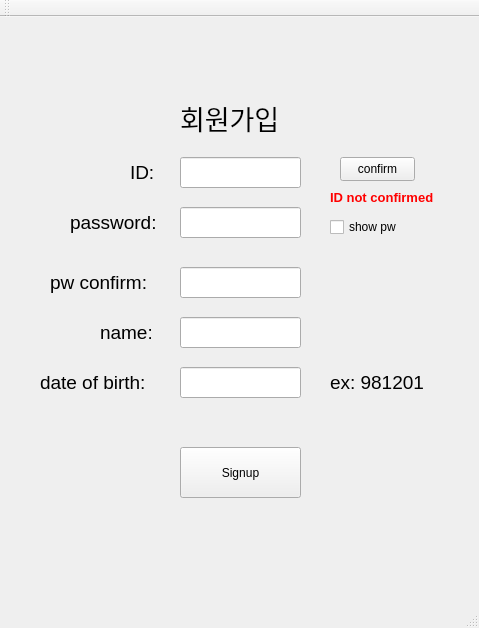
<?xml version="1.0" encoding="UTF-8"?>
<ui version="4.0">
 <class>signupClassClass</class>
 <widget class="QMainWindow" name="signupClassClass">
  <property name="geometry">
   <rect>
    <x>0</x>
    <y>0</y>
    <width>479</width>
    <height>628</height>
   </rect>
  </property>
  <property name="windowTitle">
   <string>signupClass</string>
  </property>
  <widget class="QWidget" name="centralWidget">
   <widget class="QLineEdit" name="lineEdit_6">
    <property name="geometry">
     <rect>
      <x>180</x>
      <y>250</y>
      <width>121</width>
      <height>31</height>
     </rect>
    </property>
    <property name="echoMode">
     <enum>QLineEdit::Password</enum>
    </property>
   </widget>
   <widget class="QPushButton" name="pushButton">
    <property name="geometry">
     <rect>
      <x>180</x>
      <y>430</y>
      <width>121</width>
      <height>51</height>
     </rect>
    </property>
    <property name="text">
     <string>Signup</string>
    </property>
   </widget>
   <widget class="QLabel" name="label">
    <property name="geometry">
     <rect>
      <x>180</x>
      <y>80</y>
      <width>111</width>
      <height>41</height>
     </rect>
    </property>
    <property name="font">
     <font>
      <pointsize>20</pointsize>
     </font>
    </property>
    <property name="text">
     <string>회원가입</string>
    </property>
   </widget>
   <widget class="QLineEdit" name="lineEdit_5">
    <property name="geometry">
     <rect>
      <x>180</x>
      <y>190</y>
      <width>121</width>
      <height>31</height>
     </rect>
    </property>
    <property name="echoMode">
     <enum>QLineEdit::Password</enum>
    </property>
   </widget>
   <widget class="QLineEdit" name="lineEdit_4">
    <property name="geometry">
     <rect>
      <x>180</x>
      <y>140</y>
      <width>121</width>
      <height>31</height>
     </rect>
    </property>
   </widget>
   <widget class="QLabel" name="label_2">
    <property name="geometry">
     <rect>
      <x>130</x>
      <y>140</y>
      <width>31</width>
      <height>31</height>
     </rect>
    </property>
    <property name="font">
     <font>
      <pointsize>14</pointsize>
     </font>
    </property>
    <property name="text">
     <string>ID:</string>
    </property>
   </widget>
   <widget class="QLabel" name="label_4">
    <property name="geometry">
     <rect>
      <x>50</x>
      <y>250</y>
      <width>111</width>
      <height>31</height>
     </rect>
    </property>
    <property name="font">
     <font>
      <pointsize>14</pointsize>
     </font>
    </property>
    <property name="text">
     <string>pw confirm:</string>
    </property>
   </widget>
   <widget class="QLabel" name="label_5">
    <property name="geometry">
     <rect>
      <x>70</x>
      <y>190</y>
      <width>111</width>
      <height>31</height>
     </rect>
    </property>
    <property name="font">
     <font>
      <pointsize>14</pointsize>
     </font>
    </property>
    <property name="text">
     <string>password:</string>
    </property>
   </widget>
   <widget class="QLabel" name="label_6">
    <property name="geometry">
     <rect>
      <x>100</x>
      <y>300</y>
      <width>51</width>
      <height>31</height>
     </rect>
    </property>
    <property name="font">
     <font>
      <pointsize>14</pointsize>
     </font>
    </property>
    <property name="text">
     <string>name:</string>
    </property>
   </widget>
   <widget class="QLineEdit" name="lineEdit_7">
    <property name="geometry">
     <rect>
      <x>180</x>
      <y>300</y>
      <width>121</width>
      <height>31</height>
     </rect>
    </property>
   </widget>
   <widget class="QLineEdit" name="lineEdit_8">
    <property name="geometry">
     <rect>
      <x>180</x>
      <y>350</y>
      <width>121</width>
      <height>31</height>
     </rect>
    </property>
   </widget>
   <widget class="QLabel" name="label_7">
    <property name="geometry">
     <rect>
      <x>40</x>
      <y>350</y>
      <width>121</width>
      <height>31</height>
     </rect>
    </property>
    <property name="font">
     <font>
      <pointsize>14</pointsize>
     </font>
    </property>
    <property name="text">
     <string>date of birth:</string>
    </property>
   </widget>
   <widget class="QLabel" name="label_8">
    <property name="geometry">
     <rect>
      <x>330</x>
      <y>350</y>
      <width>111</width>
      <height>31</height>
     </rect>
    </property>
    <property name="font">
     <font>
      <pointsize>14</pointsize>
     </font>
    </property>
    <property name="text">
     <string>ex: 981201</string>
    </property>
   </widget>
   <widget class="QPushButton" name="pushButton_2">
    <property name="geometry">
     <rect>
      <x>340</x>
      <y>140</y>
      <width>75</width>
      <height>24</height>
     </rect>
    </property>
    <property name="text">
     <string>confirm</string>
    </property>
   </widget>
   <widget class="QLabel" name="label_3">
    <property name="geometry">
     <rect>
      <x>330</x>
      <y>170</y>
      <width>111</width>
      <height>21</height>
     </rect>
    </property>
    <property name="text">
     <string>&lt;html&gt;&lt;head/&gt;&lt;body&gt;&lt;p&gt;&lt;span style=&quot; font-size:10pt; font-weight:700; color:#ff0000;&quot;&gt;ID not confirmed&lt;/span&gt;&lt;/p&gt;&lt;/body&gt;&lt;/html&gt;</string>
    </property>
   </widget>
   <widget class="QCheckBox" name="checkBox">
    <property name="geometry">
     <rect>
      <x>330</x>
      <y>200</y>
      <width>111</width>
      <height>20</height>
     </rect>
    </property>
    <property name="text">
     <string>show pw</string>
    </property>
   </widget>
  </widget>
  <widget class="QMenuBar" name="menuBar">
   <property name="geometry">
    <rect>
     <x>0</x>
     <y>0</y>
     <width>479</width>
     <height>22</height>
    </rect>
   </property>
  </widget>
  <widget class="QToolBar" name="mainToolBar">
   <attribute name="toolBarArea">
    <enum>TopToolBarArea</enum>
   </attribute>
   <attribute name="toolBarBreak">
    <bool>false</bool>
   </attribute>
  </widget>
  <widget class="QStatusBar" name="statusBar"/>
 </widget>
 <layoutdefault spacing="6" margin="11"/>
 <resources/>
 <connections>
  <connection>
   <sender>pushButton</sender>
   <signal>clicked()</signal>
   <receiver>signupClassClass</receiver>
   <slot>signup_done()</slot>
   <hints>
    <hint type="sourcelabel">
     <x>227</x>
     <y>479</y>
    </hint>
    <hint type="destinationlabel">
     <x>294</x>
     <y>472</y>
    </hint>
   </hints>
  </connection>
  <connection>
   <sender>pushButton_2</sender>
   <signal>clicked()</signal>
   <receiver>signupClassClass</receiver>
   <slot>check_duplicate_id()</slot>
   <hints>
    <hint type="sourcelabel">
     <x>383</x>
     <y>183</y>
    </hint>
    <hint type="destinationlabel">
     <x>294</x>
     <y>116</y>
    </hint>
   </hints>
  </connection>
  <connection>
   <sender>lineEdit_4</sender>
   <signal>textChanged(QString)</signal>
   <receiver>signupClassClass</receiver>
   <slot>text_changed()</slot>
   <hints>
    <hint type="sourcelabel">
     <x>238</x>
     <y>188</y>
    </hint>
    <hint type="destinationlabel">
     <x>294</x>
     <y>57</y>
    </hint>
   </hints>
  </connection>
  <connection>
   <sender>checkBox</sender>
   <signal>toggled(bool)</signal>
   <receiver>signupClassClass</receiver>
   <slot>pw_showhide()</slot>
   <hints>
    <hint type="sourcelabel">
     <x>356</x>
     <y>246</y>
    </hint>
    <hint type="destinationlabel">
     <x>375</x>
     <y>274</y>
    </hint>
   </hints>
  </connection>
 </connections>
 <slots>
  <slot>signup_done()</slot>
  <slot>check_duplicate_id()</slot>
  <slot>text_changed()</slot>
  <slot>dobnumber_count()</slot>
  <slot>pw_showhide()</slot>
 </slots>
</ui>
